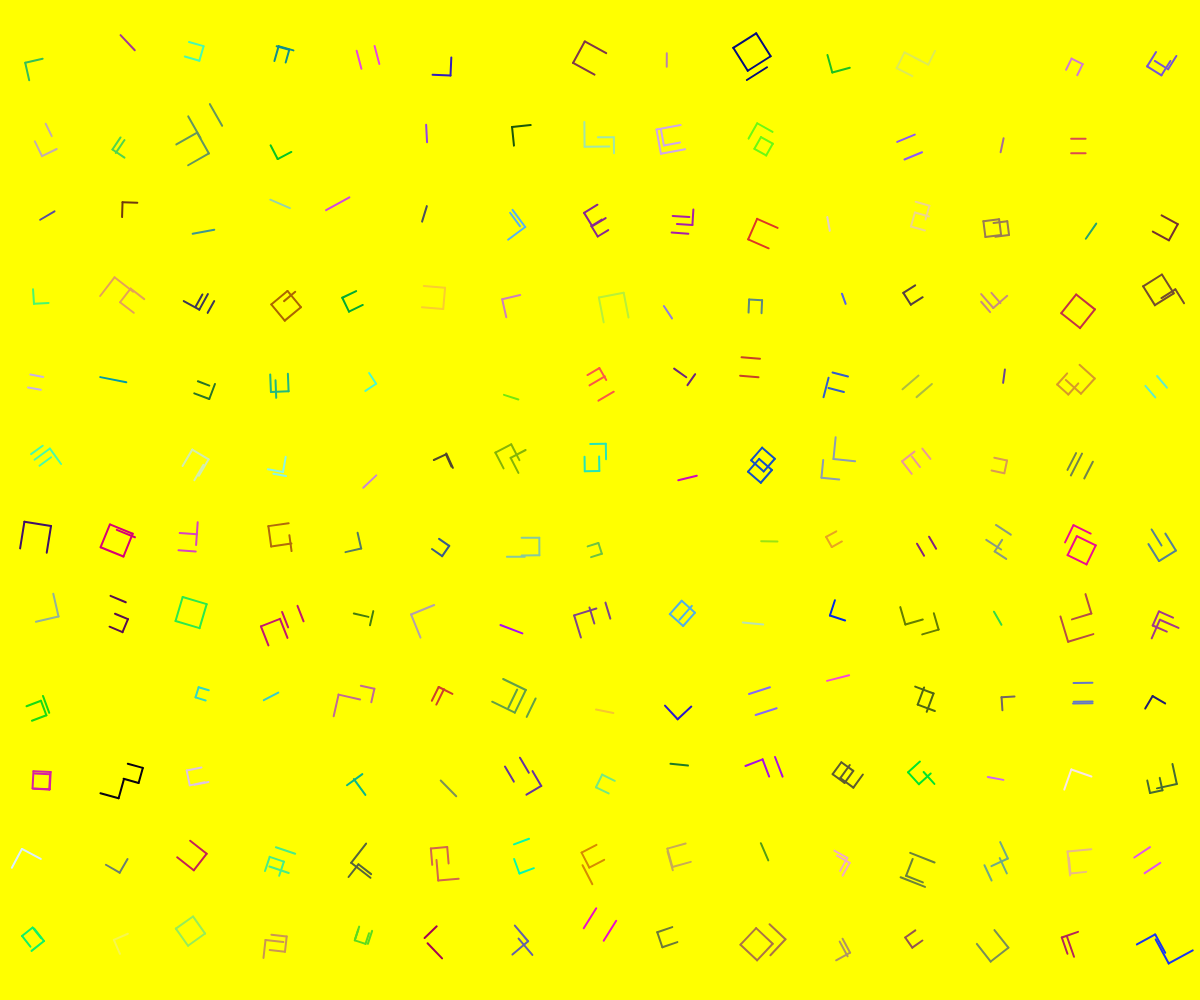
Frame 1 (no input)
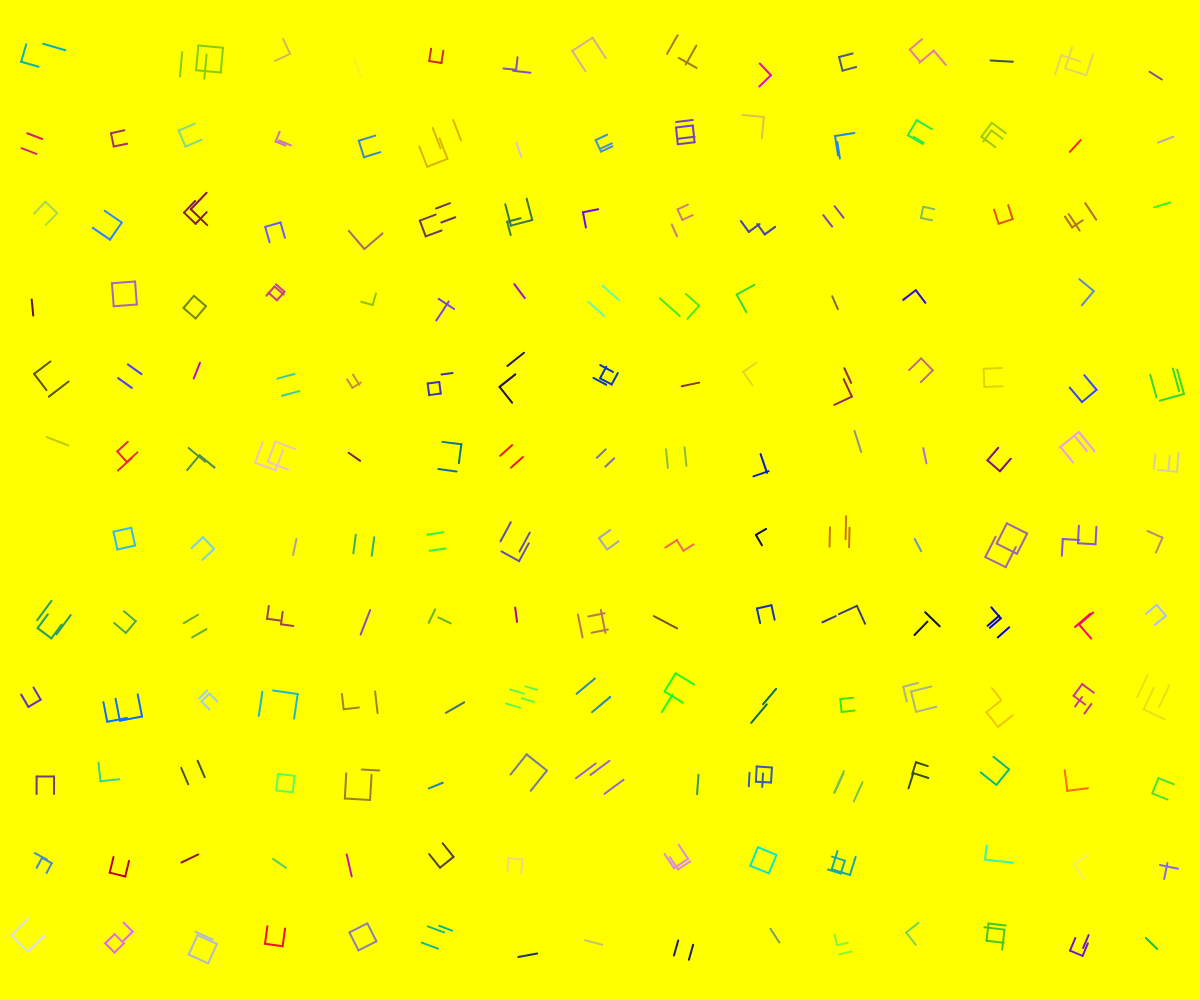
Frame 2 (the mouse pressed at the canvas centre, redrawn once)

The p5.js sketch that drew these frames (run headless with seeded random() and noise() and a simulated clock; the mouse was pressed at the canvas centre and the sketch redrawn once):

// p5.js sketch
// ── sketch.js
function preload() {
  // put preload code here
}

function setup() {
  createCanvas(windowWidth, windowHeight);
  noLoop();
  const message =
    "This is a template repository\nfor the course Laboratorio di Computergrafica\nCommunication Design, Politecnico di Milano";
  textAlign(CENTER, CENTER);
  textSize(16);
  text(message, width / 2, height / 2);
}

function draw() {
  background(255, 255, 0); // sfondo giallo

  // calcola le dimensioni della griglia in base allo schermo
  let gridSizeX = floor(width / 80); // Numero di colonne, basato sulla larghezza
  let gridSizeY = floor(height / 80); // Numero di righe, basato sull'altezza
  let cellSize = min(width / gridSizeX, height / gridSizeY); // dimensione delle celle

  // calcola l'offset (distanza aggiuntiva che serve a spostare la griglia al centro ) per centrarla, anzichè farla partire da in alto a sinistra
  let xOffset = (width - cellSize * gridSizeX) / 2; // sposta la griglia in orizzontale
  let yOffset = (height - cellSize * gridSizeY) / 2; // sposta la griglia in verticale

  // ciclo per creare la griglia
  for (let i = 0; i < gridSizeX; i++) {
    for (let j = 0; j < gridSizeY; j++) {
      push(); // salva la trasformazione 
      translate(i * cellSize + xOffset + cellSize / 2, j * cellSize + yOffset + cellSize / 2); // posiziona il centro di ciascuna cella
      rotate(random(TWO_PI)); // rotazione casuale

      // Genera un colore casuale per ogni glifo
      let glyphColor = color(random(255), random(255), random(255));
      stroke(glyphColor); // imposta colore del contorno

      drawGlyph(cellSize * random(0.4, 0.7)); //disegna il glifo con una dimensione casuale compresa tra 80 * 0.4 = 32 pixel e 80 * 0.7 = 56 pixel
      pop(); // ripristina la trasformazione precedente
    }
  }
}

function drawGlyph(size) {
  let numSquares = int(random(1, 3)); // determina casualmente quanti quadrati verranno disegnati per ogni glifo (1 o 2)

  for (let i = 0; i < numSquares; i++) {
    let squareSize = size * random(0.3, 0.5); // dimensione casuale del quadrato
    let offsetX = random(-size / 4, size / 4); // spostamento casuale lungo l'asse x
    let offsetY = random(-size / 4, size / 4); // spostamento casuale lungo l'asse y
    
    // scelta casuale dei lati da disegnare
    // ogni variabile (drawLeft, drawRight, drawTop, drawBottom) rappresenta uno dei lati del quadrato
    //se il numero generato casualmente è > 0.5, è true e il lato verrà disegnato
    //se il numero generato casualmente è < o = 0.5, è false e il lato NON verrà disegnato
    let drawLeft = random() > 0.5;
    let drawRight = random() > 0.5;
    let drawTop = random() > 0.5;
    let drawBottom = random() > 0.5;

    strokeWeight(2); // Imposta lo spessore del contorno
    noFill(); // no riempimento quadrato 

    //disegna i lati del quadrato in base alle scelte casuali ottenute in precedenza 
    if (drawLeft) { //se drawLeft è risultato vero
      line(offsetX - squareSize / 2, offsetY - squareSize / 2, offsetX - squareSize / 2, offsetY + squareSize / 2); // disegna il lato sinistro
      // offsetX e offsetY posizionano la linea nella giusta area della cella (x,y)
      // squareSize / 2 disegna ogni lato del quadrato lungo metà della cella
    }
    if (drawRight) {
      line(offsetX + squareSize / 2, offsetY - squareSize / 2, offsetX + squareSize / 2, offsetY + squareSize / 2); // disegna il lato destro
    }
    if (drawTop) {
      line(offsetX - squareSize / 2, offsetY - squareSize / 2, offsetX + squareSize / 2, offsetY - squareSize / 2); // disegna il lato superiore
    }
    if (drawBottom) {
      line(offsetX - squareSize / 2, offsetY + squareSize / 2, offsetX + squareSize / 2, offsetY + squareSize / 2); // disegna il lato inferiore
    }
  }
}

function windowResized() {
  resizeCanvas(windowWidth, windowHeight); // ridimensiona la tela quando cambia la finestra
  redraw(); // ridisegna la griglia dopo il ridimensionamento
}
